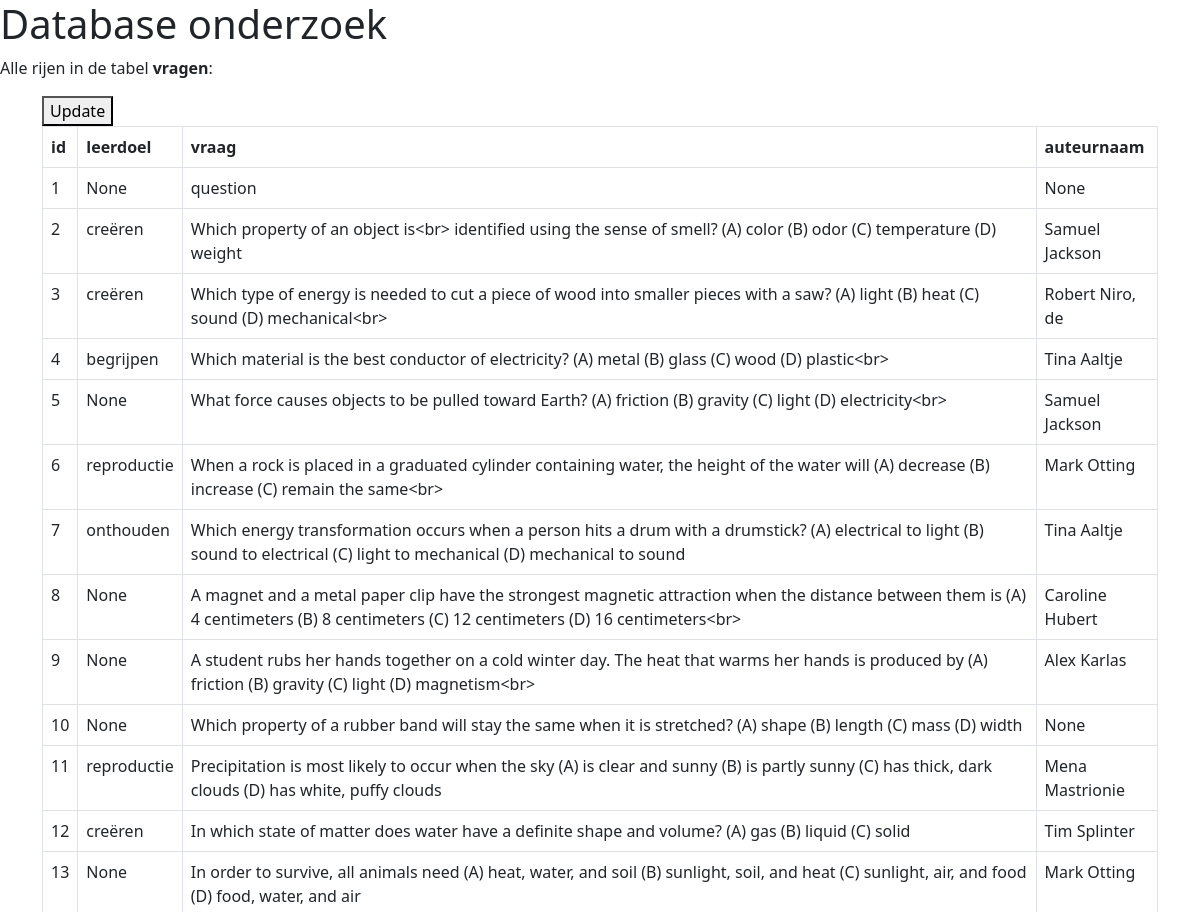
Page /create_question/ (upper part) on the earlier database version.
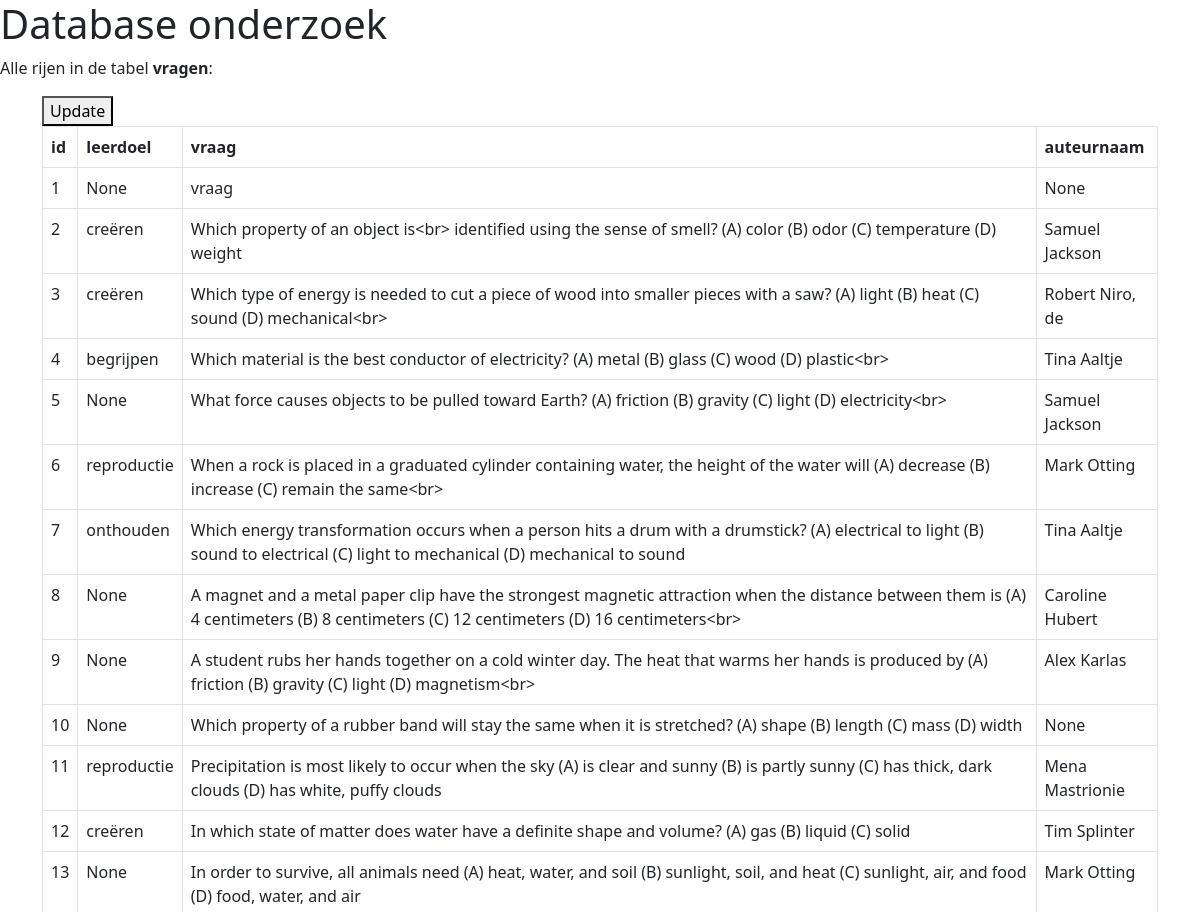
Same page on the later database version.
### tables this page shows
CREATE TABLE `vragen` (
  `id` integer NOT NULL
,  `leerdoel` integer DEFAULT NULL
,  `vraag` text NOT NULL
,  `auteur` integer DEFAULT NULL
);

### app.py (the view)
@app.route("/create_question")
def create_page():
    rows_leerdoelen = dbm.get_table_content(table_name = 'leerdoelen')
    rows_auteurs = dbm.get_table_content(table_name = 'auteurs')
    return render_template("create.html", leerdoelen=rows_leerdoelen[0],auteurs=rows_auteurs[0])

### app.py (called while the page is built, shortened)
@app.route('/create_question/', methods=('GET', 'POST'))
def create():
    return table_content(table_name='vragen')

@app.route("/table_details/<table_name>",  methods=['GET', 'POST'])
def table_content(table_name=None):
    if not table_name:
        return "Missing table name", 400  # HTTP 400 = Bad Request
    else:
        print(session.get("type"))
        rows, column_names = dbm.get_table_content(table_name)
        return render_template(
            "table_details.html", rows=rows, columns=column_names, table_name=table_name, type=session.get("type")
        )

### templates/table_details.html (shortened to what this page needs)
<!DOCTYPE html>
<html lang="en">
<head>
    <link href="https://cdn.jsdelivr.net/npm/bootstrap@5.2.3/dist/css/bootstrap.min.css" rel="stylesheet">
</head>
<body id="table">
<main>
    <h1>Database onderzoek</h1>
    <p>Alle rijen in de tabel <b>{{ table_name }}</b>:</p>
    <div id="container" class="container">
      <button id="update-button">Update</button>
        <table class="table table-bordered table-hover">
            <thead>
            <tr>
                {% for column in columns %}
                <th>{{ column }}</th>
                {% endfor %}
            </tr>
            </thead>
            <tbody>
            {% for row in rows %}
            <tr>
                {% for field in row %}
                <td>{{ field }}</td>
                {% endfor %}
            </tr>
            {% endfor %}
            </tbody>
        </table>
    </div>
</main>
</body>
</html>

Differences in the rows shown:
changed vragen: vraag "question" → "vraag"
